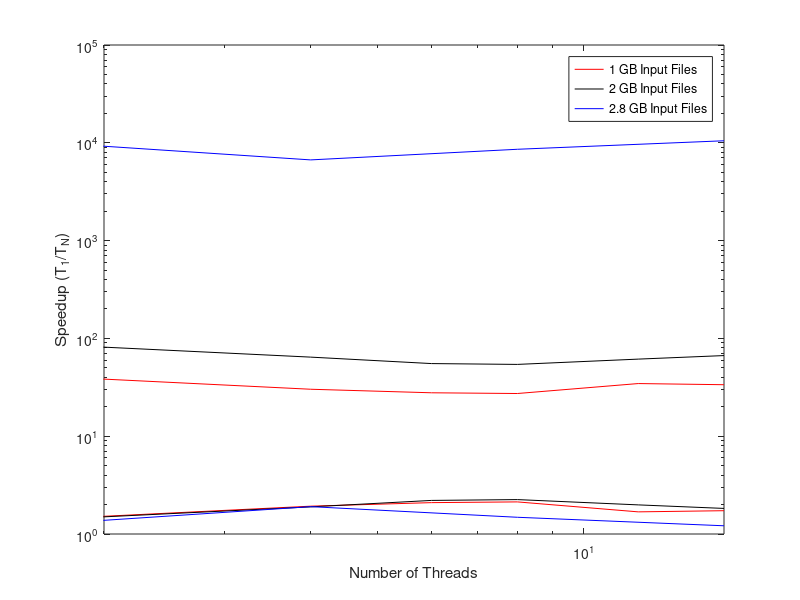

Here is the MATLAB script that generated this plot:
%% Map Reduce times per file size
%gb1 = [44.206261 24.344702 14.993695 13.794354 13.214474 20.539711 19.611258];
gb1 = [58.179223 38.344702 30.209526 27.794354 27.320309 34.539711 33.611258];
%           1      2         4           6         8                  16
%gb2 = [93.469804 51.395925 31.426143 29.283976 29.02236 37.409714 41.858639];
gb2 = [121.903450 81.395925 64.357541 55.283976 54.217165 61.409714 66.751160]

%gb2_8= [8234.86493 2106.017669 4120.272176 5987.08495];
gb2_8 = [12731.958691 6686.974704 8586.499522 10489.991414]
threadNum = [1 2 4 6 8 12 16];
threadNum1 = [1 4 8 16];
plot(threadNum, gb1, threadNum, gb2)
xlabel('Number of Threads')
ylabel('Time (s)')
legend('1 GB Input Files', '2 GB Input Files')

%% Map Reduce times per file size in a Log scale 
gb1Log = log10(gb1);
gb2Log = log10(gb2);
gb2_8Log = log10(gb2_8);
threadNum1 = [1 4 8 16];
loglog(threadNum, gb1, 'r')
hold on 
loglog(threadNum, gb2, 'k')
hold on 
loglog(threadNum1, gb2_8, 'b')
xlim([0 16])
xlabel('Number of Threads')
ylabel('Time (s)')
legend('1 GB Input Files', '2 GB Input Files', '2.8 GB Input Files')

% For this, once the graph has been made, change the x-axis to a linear
% scale
%% Map Reduce Speedup graphs

speedupFile1 = gb1(1) ./ gb1;
speedupFile2 = gb2(1) ./ gb2;
speedupFile3 = gb2_8(1) ./ gb2_8;

threadNum1 = [1 4 8 16];
plot(threadNum, speedupFile1, 'r')
hold on 
plot(threadNum, speedupFile2, 'k')
hold on 
plot(threadNum1, speedupFile3, 'b')
xlim([2 16])
xlabel('Number of Threads')
ylabel('Speedup (T_1/T_N)')
legend('1 GB Input Files', '2 GB Input Files', '2.8 GB Input Files')
